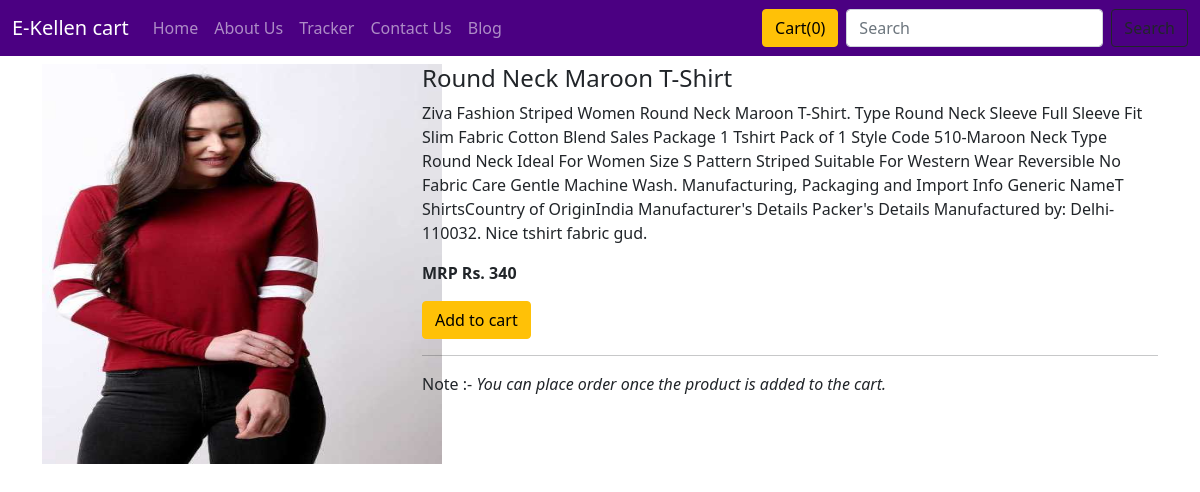
The app's page /shop/product/33 with its own data.
### shop/models.py (models this page shows, shortened)
class Product(models.Model):
    productName = models.CharField(max_length=30)
    category = models.CharField(max_length=30)
    price = models.IntegerField()
    desc = models.CharField(max_length=1000)
    image = models.ImageField(upload_to="shop/images",default="")

### shop/views.py (the view)
# urls.py: path('product/<int:myid>', views.product),
def product(request,myid):
    product = Product.objects.filter(id=myid)
    return render(request,'shop/product.html',{'product':product[0]})

### shop/templates/shop/product.html (shortened to what this page needs)
{% extends 'shop/base.html' %}  {% block body %}
<div class="container my-2">
  <div class="row">
    <div class="col-4">
      <img
        src="/media/{{product.image}}"
        alt=""
        style="width: 400px; height: 400px"
      />
    </div>
    <div class="col-8">
      <h4>{{product.productName}}</h4>
      <p>{{product.desc}}</p>
      <p>
        <b
          >MRP Rs.
          <span id="pricecart{{product.id}}">{{product.price}}</span></b
        >
      </p>
      <button
        id="cart{{product.id}}"
        class="btn btn-warning cartbtn"
        name="{{product.productName}}"
      >
        Add to cart
      </button>
      <hr />
      <p>
        Note :-
        <i>You can place order once the product is added to the cart.</i>
      </p>
    </div>
  </div>
</div>
{% endblock %}

### records on screen
Product: image (picture), productName "Round Neck Maroon T-Shirt", desc "Ziva Fashion Striped Women Round Neck Maroon T-Shirt. Type Round Neck Sleeve Full Sleeve Fit Slim Fabric Cotton Blend Sales Package 1 Tshirt Pack of 1 Style Code 510-Maroon Neck Type Round Neck Ideal For Women Size S Pattern Striped Suitable For Western Wear Reversible No Fabric Care Gentle Machine Wash. Manufacturing, Packaging and Import Info Generic NameT ShirtsCountry of OriginIndia Manufacturer's Details Packer's Details Manufactured by: Delhi-110032. Nice tshirt fabric gud.", price "340"
